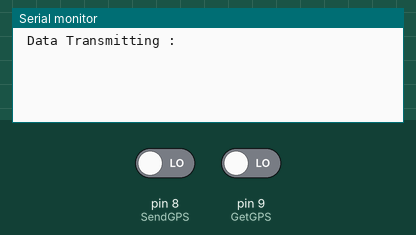
Recording of a sketch running on a simulated Arduino Uno, built with avr-gcc and run on an emulated ATmega328P. On the bench: the last lines printed to the serial monitor. The test bench sets the inputs (shaded band); at power-on: pin 8 (SendGPS) LOW, pin 9 (GetGPS) LOW. No radio packets arrive unless stated.

Above: at 1.2 s.
1.3 s: pin 8 (SendGPS) driven HIGH
At 1.43 s:
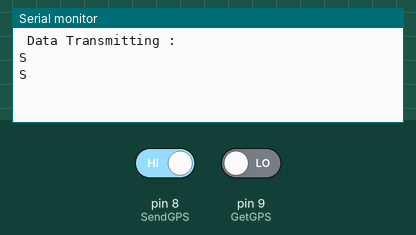
3.2 s: pin 9 (GetGPS) driven HIGH
At 3.29 s:
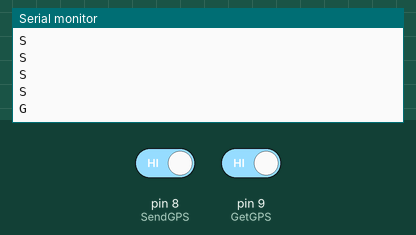

Measured:
- after the input at 1.3 s, the serial monitor: prints a new line after 0.06 s (image 1)
- after the input at 3.2 s, the serial monitor: prints a new line after 0.08 s (image 2)

The sketch:

transmit_RF.ino
```cpp
#include <VirtualWire.h>
int x1=0;
int y1=0;
char mss[10];
unsigned char GetGPS = 9; //connect with pin 12
unsigned char SendGPS = 8; //connect with pin 11
boolean GetGPS_state=0;
boolean SendGPS_state=0;

void setup()
{
  pinMode(GetGPS,INPUT);
  pinMode(SendGPS,INPUT);
  vw_setup(2000);
  vw_set_tx_pin(7);
  Serial.begin(9600);
  Serial.println(" Data Transmitting : ");
 }

void loop() {
  GetGPS_state = digitalRead(GetGPS);
  if(GetGPS_state == HIGH)
  {
     mss[0]='G';
     vw_send((uint8_t*)mss,strlen(mss));
     vw_wait_tx();
     Serial.println(mss[0]);
  }

  SendGPS_state = digitalRead(SendGPS);
  if(SendGPS_state == HIGH)
  {
     mss[0]='S';
     vw_send((uint8_t*)mss,strlen(mss));
     vw_wait_tx();
     Serial.println(mss[0]);
  }
}
```
